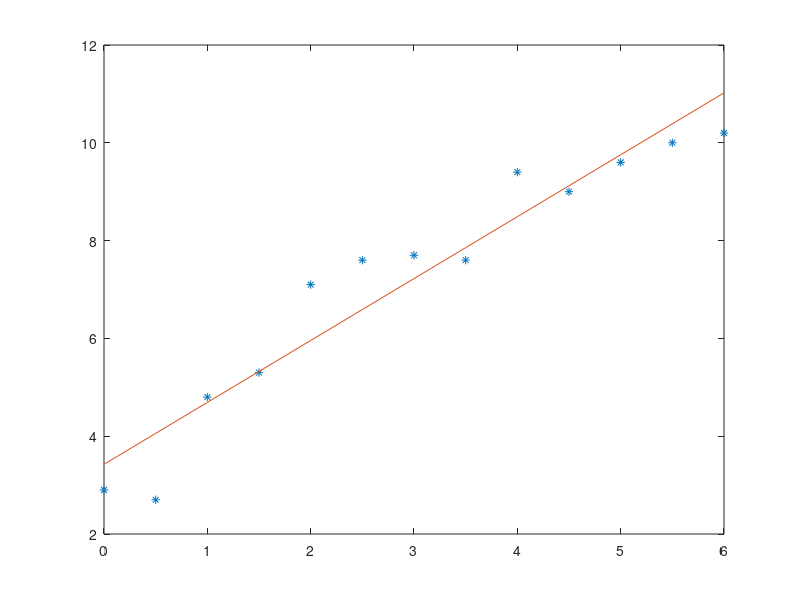

Here is the MATLAB script that generated this plot:


Data = [0.0, 2.9;0.5, 2.7;1.0, 4.8;1.5, 5.3;2.0, 7.1;2.5, 7.6;3.0, 7.7;3.5, 7.6;4.0, 9.4;4.5, 9.0;5.0, 9.6;5.5, 10.0;6.0, 10.2];

A = [Data(:,1) ones(size(Data,1),1)];
b = Data(:,2);


x = A'*A\A'*b;


plot(Data(:,1), Data(:,2),'*'); 
hold on
plot(Data(:,1), A*x);